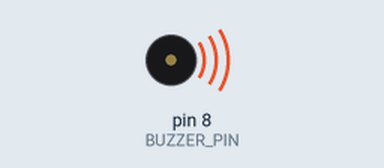
The sketch below on a simulated Arduino Uno, built with avr-gcc and run on an emulated ATmega328P. On the bench: buzzer (waves = sounding).

Above: at 0.1 s.
At 9.7 s:
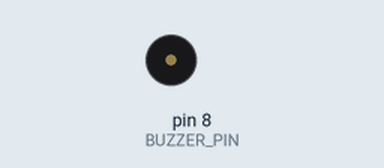
Timing chart, 0 to 11.2 s (numbered marks = the images above):
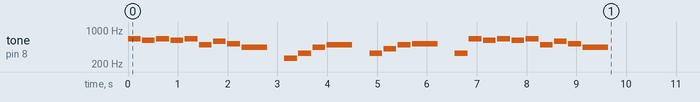

The sketch:

fur-elise.ino
```cpp
const int BUZZER_PIN = 8;

const int REST = 0;

const int melody[] = {
  659, 622, 659, 622, 659, 494, 587, 523, 440,
  REST,
  262, 330, 440, 494,
  REST,
  330, 416, 494, 523,
  REST,
  330, 659, 622, 659, 622, 659, 494, 587, 523, 440
};

const int beats[] = {
  8, 8, 8, 8, 8, 8, 8, 8, 4,
  8,
  8, 8, 8, 4,
  8,
  8, 8, 8, 4,
  8,
  8, 8, 8, 8, 8, 8, 8, 8, 8, 4
};

const int TEMPO = 105;

void playSong() {
  const int wholeNote = (60000 * 4) / TEMPO;
  const int noteCount = sizeof(melody) / sizeof(melody[0]);

  for (int i = 0; i < noteCount; i++) {
    int duration = wholeNote / beats[i];

    if (melody[i] == REST) {
      noTone(BUZZER_PIN);
    } else {
      tone(BUZZER_PIN, melody[i], duration * 0.9);
    }

    delay(duration);
    noTone(BUZZER_PIN);
  }
}

void setup() {
  pinMode(BUZZER_PIN, OUTPUT);
  playSong();
}

void loop() {}
```
